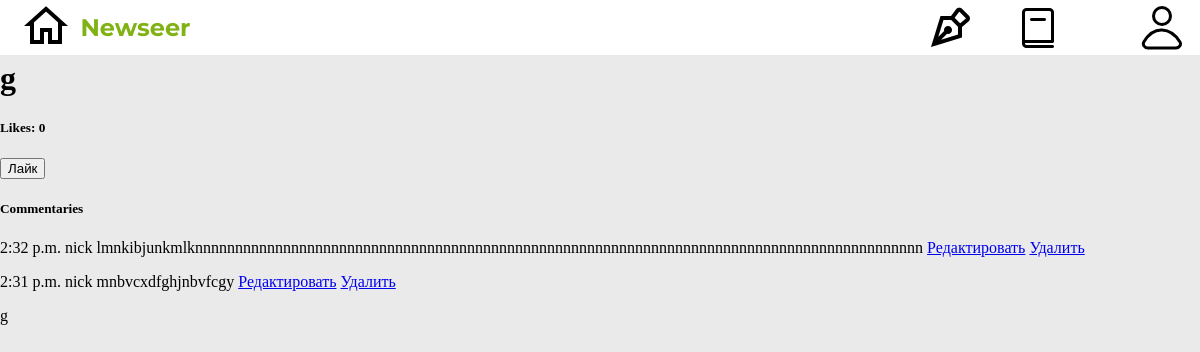
Page /news/20/ on the committed database.
### news/models.py (models this page shows, shortened)
class News(models.Model):
    author = models.ForeignKey(User, null=True, on_delete=models.SET_NULL)
    article = models.CharField(max_length=100)
    body = models.TextField(blank=False, null=False)
    commentary = models.ManyToManyField(Commentaries)
    likes = models.ManyToManyField(Likes)
    def get_likes(self):
        return self.likes.count()

class Commentaries(models.Model):
    class Meta:
        ordering = ['-date']
    user = models.ForeignKey(User, null=True, on_delete=models.SET_NULL)
    date = models.DateTimeField(auto_now_add=True)
    text = models.TextField(blank=False, null=True)

### news/views.py (the view)
# urls.py: path('news/<int:pk>/', detail_view, name='detail-news'),
def detail_view(request, pk):
    user = request.user
    liked = False
    try:
        obj = News.objects.get(id=pk)
    except News.DoesNotExist:
        raise Http404
    if request.user.is_authenticated and obj.likes.filter(user=user):
        liked = True
    return render(request, 'news/detail.html', {'single_object': obj, 'liked': liked})

### templates/news/detail.html (shortened to what this page needs)
{% extends 'base.html' %}
{% block content %}
<h5>Author: {{ single_object.author }}</h5>
<h1>{{ single_object.article }}</h1>
<h5>Likes: {{ single_object.get_likes }}</h5>
<form action="/news/like/{{ single_object.pk }}/" method='post'>
        {% if not liked %}
            <input type="submit" value='Лайк'>
        {% else %}
            <input type="submit" value='Инвалид'>
        {% endif %}
</form>
<h5>Commentaries</h5>
{% for c in single_object.commentary.all %}
    <p>
        {{ c.date.time }}
        {{ c.user }}
        {{ c.text }}
        <a href="edit_commentary/{{c.pk}}">Редактировать</a>
        <a href="delete_commentary/{{c.pk}}">Удалить</a>
    </p>
{% endfor %}
{% include 'news/detail_snippet.html' with single_object=single_object %}
{% endblock %}

### templates/news/detail_snippet.html
{% if single_object.body %}
    <p>{{ single_object.body }}</p>
{% else %}
    <p>Content coming soon</p>
{% endif %}

### templates/base.html (style rules this page uses)
body { margin: 0; padding: 0; height: 1995px; background-color: #EAEAEA; }

### rows in the picture
News: article "g", get_likes "0", body "g"
Commentaries: date.time "2:32 p.m.", user "nick", text "lmnkibjunkmlknnnnnnnnnnnnnnnnnnnnnnnnnnnnnnnnnnnnnnnnnnnnnnnnnnnnnnnnnnnnnnnnnnnnnnnnnnnnnnnnnnnnnnnnnnn"
Commentaries: date.time "2:31 p.m.", user "nick", text "mnbvcxdfghjnbvfcgy"
